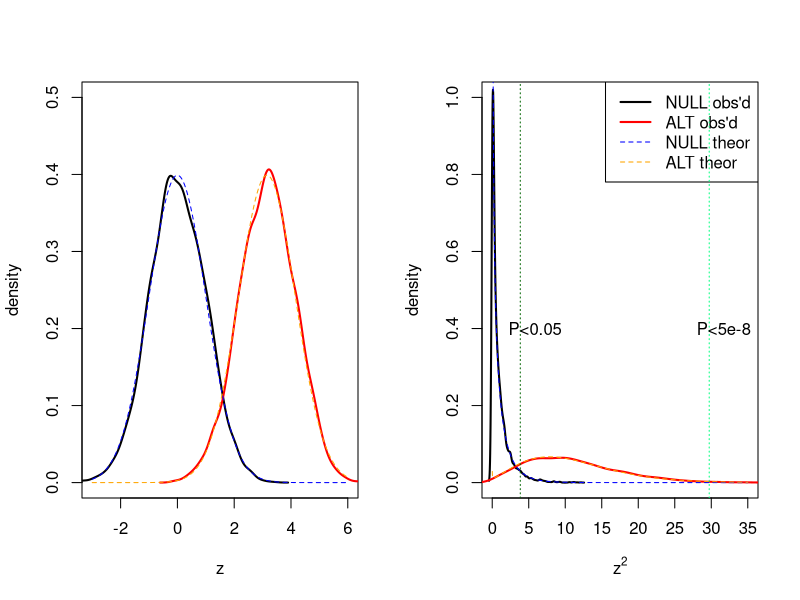

Generate this figure with R:
n = 500 # individuals
p = 5000 # SNPs for both null and alternative
f = 0.5 # MAF
b.alt = 0.2 # effect size under the alternative hypothesis
x = rbinom(n, 2, f) # genotypes at 1 SNP for n ind 
y = scale( rnorm(n) ) # random phenotype normalized to have sample sd=1
se = summary( lm( y ~ x ) )$coeff[2,2] # pick SE, and assume it stays constant and independent of beta
b.hat.null = rnorm(p, 0, se) # estimates under null
b.hat.alt = rnorm(p, b.alt, se)  # estimates under alternative

par(mfrow=c(1,2))
# Plot observed densities of z-scores 
plot(NULL, xlim = c(-3,6), ylim = c(0,0.5), xlab = "z", 
     ylab = "density", col = "white") # empty panel for plotting
lines(density( (b.hat.null/se) ), col = "black", lwd = 2) # Wald statistic for null variants
lines(density( (b.hat.alt/se) ), col = "red", lwd = 2) # Wald statistic for alternative variants
# add theoretical densities for z-scores
x.seq = seq(-3, 6, 0.01)
lines(x.seq, dnorm(x.seq, 0, 1), col = "blue", lty = 2) # for null
lines(x.seq, dnorm(x.seq, b.alt/se, 1), col = "orange", lty = 2) # for alternative

# Plot observed densities of z^2 
plot(NULL, xlim = c(0,35), ylim = c(0,1), xlab = expression(z^2), 
     ylab = "density", col = "white") # empty panel for plotting
lines(density( (b.hat.null/se)^2 ), col = "black", lwd = 2) # chi-square stat for null variants
lines(density( (b.hat.alt/se)^2 ), col = "red", lwd = 2) # chi-square stat for alternative variants
# Let's add theoretical densities of the chi-square distributions
x.seq = seq(0, 35, 0.01)
lines(x.seq, dchisq(x.seq, df = 1, ncp = 0), col = "blue", lty = 2) # ncp=0 for null
lines(x.seq, dchisq(x.seq, df = 1, ncp = (b.alt/se)^2), col = "orange", lty = 2) # ncp = (beta/se)^2 for alternative
legend("topright", leg = c("NULL obs'd","ALT obs'd","NULL theor","ALT theor"),
       col = c("black","red","blue","orange"), 
       lty = c(1,1,2,2), lwd = c(2,2,1,1) )
# Let's add significance thresholds corresponding to 0.05 and 5e-8
# By definition, the thresholds are always computed under the null.
q.thresh = qchisq( c(0.05, 5e-8), df = 1, ncp = 0, lower = FALSE)
abline(v = q.thresh, col = c("darkgreen", "springgreen"), lty = 3)
text( q.thresh+2, c(0.4,0.4), c("P<0.05","P<5e-8") )
